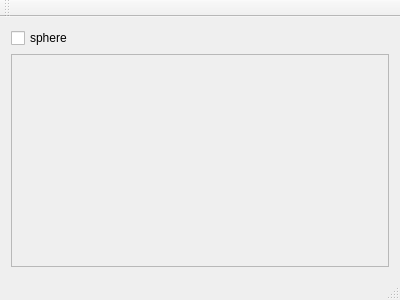
<?xml version="1.0" encoding="UTF-8"?>
<ui version="4.0">
 <class>MainWindow</class>
 <widget class="QMainWindow" name="MainWindow">
  <property name="geometry">
   <rect>
    <x>0</x>
    <y>0</y>
    <width>400</width>
    <height>300</height>
   </rect>
  </property>
  <property name="windowTitle">
   <string>MainWindow</string>
  </property>
  <widget class="QWidget" name="centralWidget">
   <layout class="QGridLayout" name="gridLayout">
    <item row="1" column="0">
     <widget class="QScrollArea" name="scrollArea">
      <property name="widgetResizable">
       <bool>true</bool>
      </property>
      <widget class="QWidget" name="scrollAreaWidgetContents">
       <property name="geometry">
        <rect>
         <x>0</x>
         <y>0</y>
         <width>380</width>
         <height>201</height>
        </rect>
       </property>
      </widget>
     </widget>
    </item>
    <item row="0" column="0">
     <widget class="QCheckBox" name="isSphere_checkBox">
      <property name="text">
       <string>sphere</string>
      </property>
     </widget>
    </item>
   </layout>
  </widget>
  <widget class="QMenuBar" name="menuBar">
   <property name="geometry">
    <rect>
     <x>0</x>
     <y>0</y>
     <width>400</width>
     <height>23</height>
    </rect>
   </property>
  </widget>
  <widget class="QToolBar" name="mainToolBar">
   <attribute name="toolBarArea">
    <enum>TopToolBarArea</enum>
   </attribute>
   <attribute name="toolBarBreak">
    <bool>false</bool>
   </attribute>
  </widget>
  <widget class="QStatusBar" name="statusBar"/>
 </widget>
 <layoutdefault spacing="6" margin="11"/>
 <resources/>
 <connections/>
</ui>
